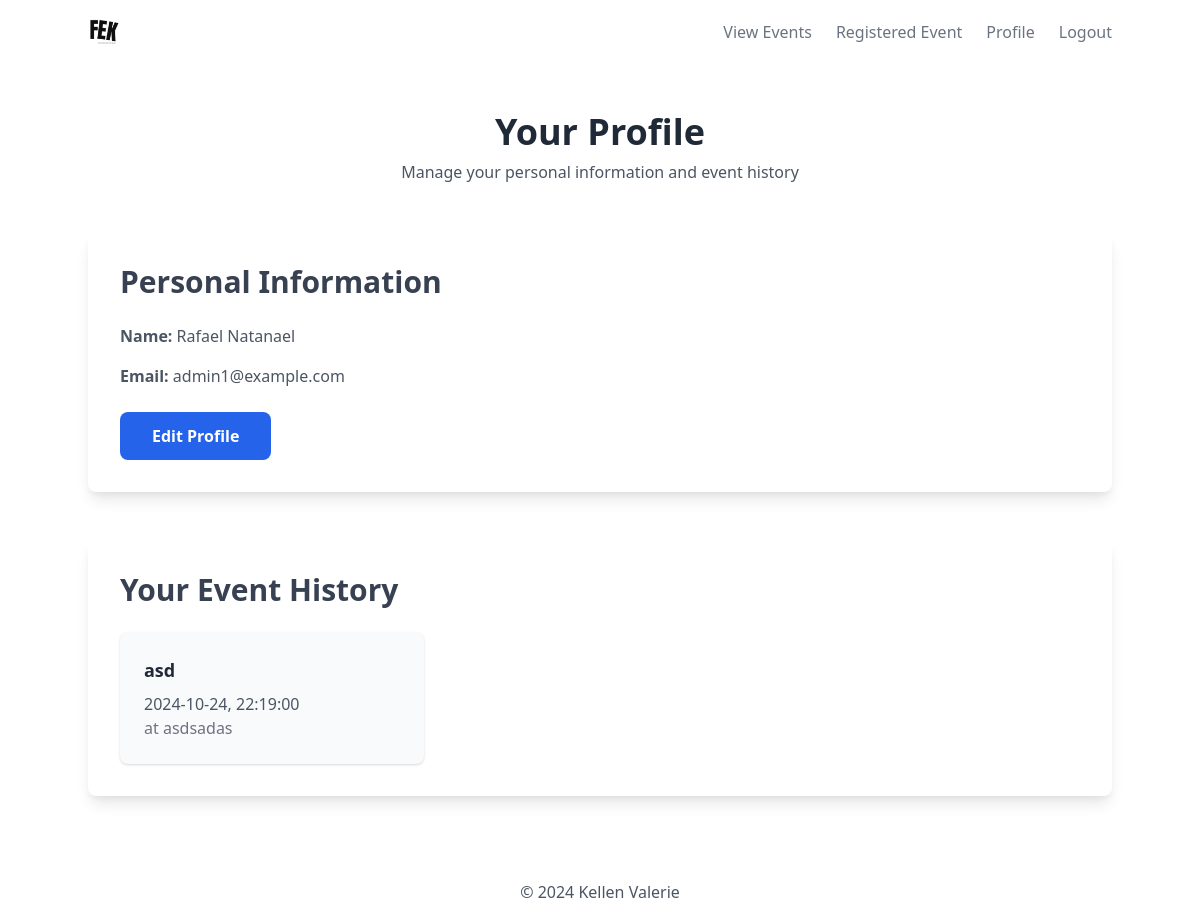
Screenshot of /user/view_profile.php (signed in) with the database file from the repository.
### tables this page shows
CREATE TABLE `users` (
  `id` int(11) NOT NULL,
  `name` varchar(255) NOT NULL,
  `email` varchar(255) NOT NULL,
  `password` varchar(255) NOT NULL,
  `role` enum('admin','user') DEFAULT 'user',
  `avatar` varchar(255) DEFAULT NULL,
  `created_at` timestamp NOT NULL DEFAULT current_timestamp(),
  `phone` varchar(12) DEFAULT NULL
);

CREATE TABLE `events` (
  `event_id` int(11) NOT NULL,
  `title` varchar(255) NOT NULL,
  `description` text NOT NULL,
  `event_date` date NOT NULL,
  `event_time` time NOT NULL,
  `location` varchar(255) NOT NULL,
  `max_participants` int(5) NOT NULL,
  `status` enum('open','closed','canceled') DEFAULT 'open',
  `image` varchar(255) DEFAULT NULL,
  `created_at` timestamp NOT NULL DEFAULT current_timestamp(),
  `banner` varchar(255) DEFAULT NULL
);

### user/view_profile.php (the view, shortened to what this page needs)
<?php
require '../includes/db_connection.php';
$user_id = $_SESSION['user_id'];
$stmt = $pdo->prepare("SELECT name, email FROM users WHERE id = :id");
$stmt->execute(['id' => $user_id]);
$user = $stmt->fetch();
$stmt = $pdo->prepare("
    SELECT e.title, e.event_date, e.event_time, e.location
    FROM registrations er
    JOIN events e ON er.event_id = e.event_id
    WHERE er.id = :user_id
    ORDER BY e.event_date DESC
");
$stmt->execute(['user_id' => $user_id]);
$events = $stmt->fetchAll();
?>
<?php include '../includes/navbar.php'; ?>
<!DOCTYPE html>
<html lang="en">
<head>
    <link href="https://cdn.jsdelivr.net/npm/tailwindcss@2.2.19/dist/tailwind.min.css" rel="stylesheet">
</head>
<body>
    <main class="animated-background min-h-screen py-12">
        <div class="max-w-5xl mx-auto">
            <header class="text-center mb-12">
                <h1 class="text-4xl font-extrabold text-gray-800">Your Profile</h1>
                <p class="text-gray-600 mt-2">Manage your personal information and event history</p>
            </header>
            <section class="bg-white shadow-lg rounded-lg p-8 mb-12">
                <h2 class="text-3xl font-semibold text-gray-700 mb-6">Personal Information</h2>
                <div class="space-y-4">
                    <p class="text-gray-600"><strong>Name:</strong> <?= htmlspecialchars($user['name']) ?></p>
                    <p class="text-gray-600"><strong>Email:</strong> <?= htmlspecialchars($user['email']) ?></p>
                </div>
                <a href="edit_profile.php" class="mt-6 inline-block bg-blue-600 hover:bg-blue-700 text-white font-semibold py-3 px-8 rounded-lg transition duration-300 ease-in-out">
                    Edit Profile
                </a>
            </section>
            <section class="bg-white shadow-lg rounded-lg p-8">
                <h2 class="text-3xl font-semibold text-gray-700 mb-6">Your Event History</h2>
                <?php if (count($events) > 0): ?>
                    <div class="grid grid-cols-1 md:grid-cols-2 lg:grid-cols-3 gap-6">
                        <?php foreach ($events as $event): ?>
                            <div class="p-6 bg-gray-50 rounded-lg shadow hover:shadow-md transition-shadow duration-200">
                                <strong class="text-gray-800 text-lg"><?= htmlspecialchars($event['title']) ?></strong>
                                <div class="text-gray-600 mt-2"><?= htmlspecialchars($event['event_date']) ?>, <?= htmlspecialchars($event['event_time']) ?></div>
                                <div class="text-gray-500">at <?= htmlspecialchars($event['location']) ?></div>
                            </div>
                        <?php endforeach; ?>
                    </div>
                <?php else: ?>
                    <p class="text-gray-600">No event registrations found.</p>
                <?php endif; ?>
            </section>
        </div>
    </main>
<div class="bg-white/75 py-4 text-center text-gray-600">
    © 2024 Kellen Valerie
</div>
</body>
</html>

### user/view_profile.php (style rules this page uses)
.animated-background { animation: backgroundAnimation 10s ease infinite; }

### rows the page displays
users: name "Rafael Natanael", email "admin1@example.com"
events: title "asd", event_date "2024-10-24", event_time "22:19:00", location "asdsadas"
